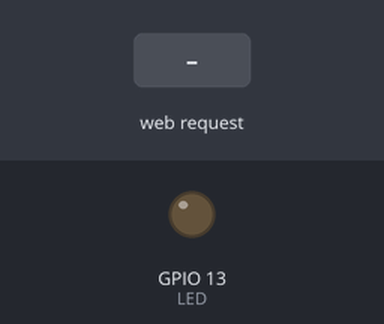
Simulated run of this sketch. Board: ESP8266 (NodeMCU). Parts: output pins drawn as LEDs (lit = HIGH). The inputs (shaded band) are chosen by the test bench. WiFi joins after 1.5 s; servers stay silent unless stated; what the sketch prints to the serial monitor is not drawn.

Above: at 2.7 s.
2.8 s: HTTP request GET /LED=OFF received
At 4.0 s:
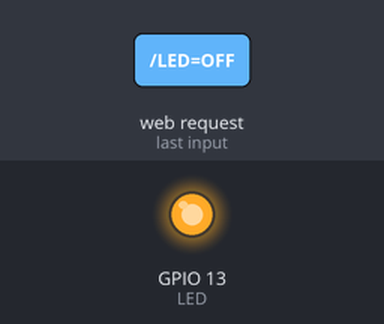
4.3 s: HTTP request GET /LED=ON received
At 5.3 s:
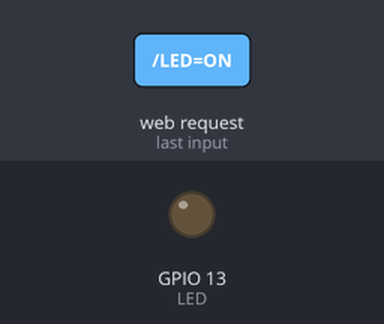
Timing chart, 0 to 7.3 s (numbered marks = the images above; inputs shaded):
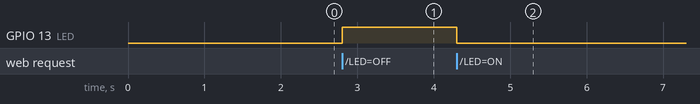

Measured:
- after the input at 2.8 s, GPIO 13 (LED): LOW → HIGH at once
- after the input at 4.3 s, GPIO 13 (LED): HIGH → LOW at once

The sketch:

LED_web_server.ino
```cpp
#include<ESP8266WiFi.h>

const char* ssid = "OnePlus";
const char* password = "Hrushi2021";

int LED = 13;
// Creating instance of server
WiFiServer server(80);

void setup()
{
  Serial.begin(115200);
  delay(10);

  pinMode(LED,OUTPUT);
  digitalWrite(LED,LOW);

  // Connecting to wifi Network

  Serial.println();
  Serial.print("Connecting to ");
  Serial.println(ssid);
  WiFi.begin(ssid, password);

  while (WiFi.status()!= WL_CONNECTED)
  {
    delay(50);
    Serial.print(".");
  }

  Serial.println("");
  Serial.println("WIFI connected");

  // Start the server

  server.begin();
  Serial.println("Server started");

  //Printing the IP address

  Serial.print("Use this URL to connect: ");
  Serial.print("http://");
  Serial.print(WiFi.localIP());
  Serial.println("/");
}

void loop()
{
  // check if a client has connected
  WiFiClient client = server.available();
  if(!client)
  {
    return;
  }

  //wait until the client sends some data

  Serial.println("new client");
  while(!client.available())
  {
    delay(0.5);
  }

  // Read the first line of the request

  String request = client.readStringUntil('\r');
  Serial.println(request);
  client.flush();

  // Match the request

  int value = LOW;
  if(request.indexOf("/LED=ON")!= -1)
  {
    digitalWrite(LED, LOW);
    value = LOW;
  }
  if(request.indexOf("/LED=OFF")!= -1)
  {
    digitalWrite(LED, HIGH);
    value = HIGH;
  }

  //Return the response
  client.println("HTTP/1.1 200 OK");
  client.println("Content-Type: text/html");
  client.println("");
  client.println("<!DOCTYPE HTML>");
  client.println("<HTML>");
  client.print("led pin is now: ");
  if(value == LOW)
  {
    client.print("on");
  }
  else
  {
    client.print("off");
  }
  client.println("<br><br>");
  client.println("<a href=\"/LED=ON\"\"><button>Turn On</button></a>");
  client.println("<a href=\"/LED=OFF\"\"><button>Turn Off</button></a><br/>");
  client.println("</html>");
  delay(1);
  Serial.println("Client Disconnected");
  Serial.println("");
}
```
